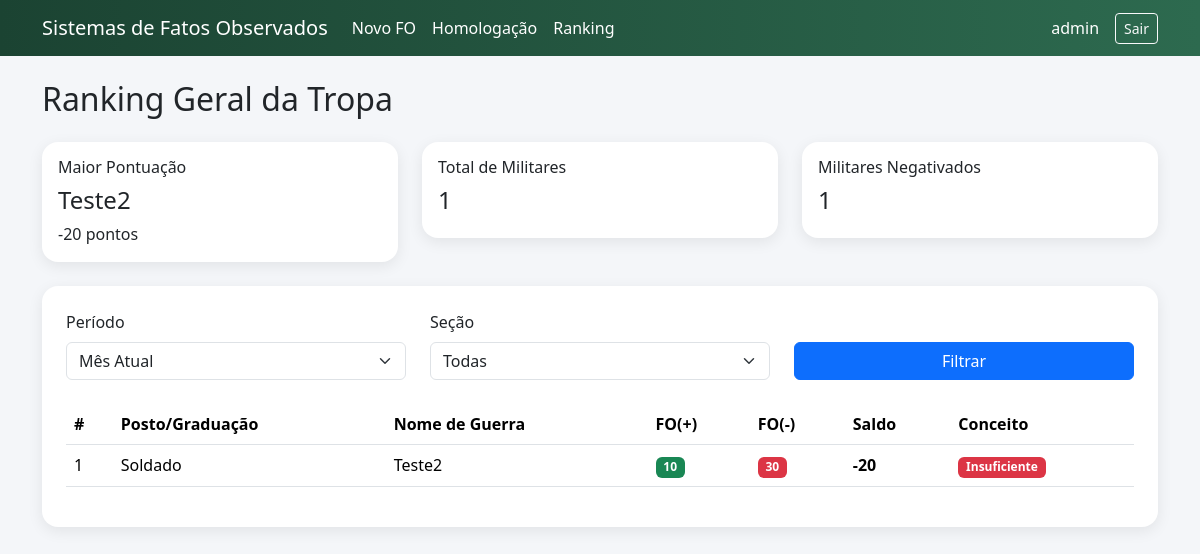
/fo/ranking (signed in), run on the app's committed database.
### app/fo/models.py (models this page shows)
class Usuario(db.Model, UserMixin):
    __tablename__ = "usuarios"
    id = db.Column(db.Integer, primary_key=True)
    username = db.Column(db.String(80), unique=True, nullable=False)
    senha_hash = db.Column(db.String(128), nullable=False)
    nivel_permissao = db.Column(db.Integer, default=1, nullable=False) # "Cadastrador", "Homologador", "Administrador"
    militar_id = db.Column(
        db.Integer,
        db.ForeignKey("militares.id", ondelete="RESTRICT"),
        nullable=False
    )
    militar = db.relationship("Militar")

class Militar(db.Model):
    __tablename__ = "militares"
    id = db.Column(db.Integer, primary_key=True)
    nome_guerra = db.Column(db.String(120), nullable=False)
    identidade_militar = db.Column(db.String(30), unique=True, nullable=False)
    id_posto_graduacao = db.Column(
        db.Integer,
        db.ForeignKey("posto_graduacao.id", ondelete="RESTRICT"),
        nullable=False
    )
    data_de_praca = db.Column(db.Date, nullable=False)
    id_secao = db.Column(
        db.Integer,
        db.ForeignKey("secoes.id", ondelete="RESTRICT"),
        nullable=False
    )
    foto_url = db.Column(db.String(255), nullable=True)
    posto_graduacao = db.relationship("PostoGraduacao")
    secao = db.relationship("Secao")

### app/fo/routes.py (the view)
@fo_bp.route("/ranking")
@login_required
def ranking():
    periodo = request.args.get("periodo", "mes")
    secao_id = request.args.get("secao_id", type=int)
    query = db.session.query(
        Militar.id.label("militar_id"),
        Militar.nome_guerra.label("nome_guerra"),
        Militar.id_posto_graduacao.label("id_posto_graduacao"),
        PostoGraduacao.nome.label("posto_grad"),
        Militar.data_de_praca.label("data_de_praca"),
        func.sum(
            case(
                (FatoObservado.sinal == "POSITIVO", FatoObservado.pontos),
                else_=0
            )
        ).label("pontos_positivos"),
        func.sum(
            case(
                (FatoObservado.sinal == "NEGATIVO", FatoObservado.pontos),
                else_=0
            )
        ).label("pontos_negativos")
    ).join(
        FatoObservado,
        FatoObservado.militar_id == Militar.id
    ).join(
        PostoGraduacao,
        Militar.id_posto_graduacao == PostoGraduacao.id
    ).filter(
        FatoObservado.status == "Publicado"
    )
    if secao_id:
        query = query.filter(Militar.id_secao == secao_id)
    query = query.group_by(
        Militar.id,
        Militar.nome_guerra,
        Militar.id_posto_graduacao,
        Militar.data_de_praca,
        PostoGraduacao.nome
    )
    resultados = query.all()
    ranking_lista = []
    for item in resultados:
        positivos = item.pontos_positivos or 0
        negativos = item.pontos_negativos or 0
        saldo = positivos - negativos
        if saldo > 100:
            conceito = "Excelente"
            badge = "primary"
        elif 51 <= saldo <= 100:
            conceito = "Muito Bom"
            badge = "success"
        elif 0 <= saldo <= 50:
            conceito = "Bom"
            badge = "warning"
        else:
            conceito = "Insuficiente"
            badge = "danger"
        ranking_lista.append({
            "militar_id": item.militar_id,
            "nome_guerra": item.nome_guerra,
            "posto_grad": item.posto_grad,
            "qtd_positivo": positivos,
            "qtd_negativo": negativos,
            "saldo": saldo,
            "conceito": conceito,
            "badge": badge,
            "id_posto_graduacao": item.id_posto_graduacao,
            "data_de_praca": item.data_de_praca
        })
    ranking_lista.sort(
        key=lambda x: (
            -x["saldo"],
            x["id_posto_graduacao"],
            x["data_de_praca"]
        )
    )
    secoes = Secao.query.order_by(Secao.nome.asc()).all()
    return render_template(
        "fo/ranking.html",
        ranking=ranking_lista,
        periodo=periodo,
        secoes=secoes
        )

### app/__init__.py (called while the page is built)
def create_app():
    app = Flask(__name__)
    app.config.from_object(Config)
    db.init_app(app)
    login_manager.init_app(app)
    migrate.init_app(app, db)
    from app.fo.models import Usuario
    @login_manager.user_loader
    def load_user(user_id):
        return Usuario.query.get(int(user_id))
    login_manager.login_view = "auth.login"
    from app.fo import fo_bp
    app.register_blueprint(fo_bp)
    from app.auth import auth_bp
    app.register_blueprint(auth_bp)
    return app

### app/templates/fo/ranking.html (shortened to what this page needs)
{% extends "base.html" %}
{% block content %}
<h2 class="mb-4">Ranking Geral da Tropa</h2>
<div class="row mb-4">
    <div class="col-md-4">
        <div class="card card-glass p-3">
            <h6>Maior Pontuação</h6>
            {% if ranking %}
                <h4>
                    {{ ranking[0].nome_guerra }}
                </h4>
                <p class="mb-0">
                    {{ ranking[0].saldo }} pontos
                </p>
            {% else %}
                <p>Nenhum dado.</p>
            {% endif %}
        </div>
    </div>
    <div class="col-md-4">
        <div class="card card-glass p-3">
            <h6>Total de Militares</h6>
            <h4>{{ ranking|length }}</h4>
        </div>
    </div>
    <div class="col-md-4">
        <div class="card card-glass p-3">
            <h6>Militares Negativados</h6>
            <h4>
                {{ ranking | selectattr('saldo', 'lt', 0) | list | length }}
            </h4>
        </div>
    </div>
</div>
<div class="card card-glass p-4">
    <form method="GET" class="row mb-4">
        <div class="col-md-4">
            <label class="form-label">Período</label>
            <select name="periodo" class="form-select">
                <option value="mes"
                    {% if periodo == 'mes' %}selected{% endif %}>
                    Mês Atual
                </option>
            </select>
        </div>
        <div class="col-md-4">
            <label class="form-label">Seção</label>
            <select name="secao_id" class="form-select">
                <option value="">Todas</option>
            </select>
        </div>
        <div class="col-md-4 d-flex align-items-end">
            <button class="btn btn-primary w-100">
                Filtrar
            </button>
        </div>
    </form>
    {% if ranking %}
    <div class="table-responsive">
        <table class="table table-hover align-middle">
            <thead>
                <tr>
                    <th>#</th>
                    <th>Posto/Graduação</th>
                    <th>Nome de Guerra</th>
                    <th>FO(+)</th>
                    <th>FO(-)</th>
                    <th>Saldo</th>
                    <th>Conceito</th>
                </tr>
            </thead>
            <tbody>
                {% for militar in ranking %}
                <tr>
                    <td>
                        {{ loop.index }}
                    </td>
                    <td>
                        {{ militar.posto_grad }}
                    </td>
                    <td>
                        {{ militar.nome_guerra }}
                    </td>
                    <td>
                        <span class="badge bg-success">
                            {{ militar.qtd_positivo }}
                        </span>
                    </td>
                    <td>
                        <span class="badge bg-danger">
                            {{ militar.qtd_negativo }}
                        </span>
                    </td>
                    <td>
                        <strong>
                            {{ militar.saldo }}
                        </strong>
                    </td>
                    <td>
                        <span class="badge bg-{{ militar.badge }}">
                            {{ militar.conceito }}
                        </span>
                    </td>
                </tr>
                {% endfor %}
            </tbody>
        </table>
    </div>
    {% else %}
    <div class="alert alert-warning">
        Nenhum resultado encontrado.
    </div>
    {% endif %}
</div>
{% endblock %}

### app/templates/base.html (shortened to what this page needs)
<!DOCTYPE html>
<html lang="pt-BR">
<head>
    <link href="https://cdn.jsdelivr.net/npm/bootstrap@5.3.3/dist/css/bootstrap.min.css" rel="stylesheet">
</head>
<body>
<nav class="navbar navbar-expand-lg navbar-dark navbar-custom mb-4">
    <div class="container">
        <a class="navbar-brand"
            href="{{ url_for('fo.ranking' )}}">
        Sistemas de Fatos Observados
        </a>
        <div class="collapse navbar-collapse"
            id="navbarNav">
            {% if current_user.is_authenticated %}
            <ul class="navbar-nav me-auto">
                <li class="nav-item">
                    <a class="nav-link"
                        href="{{ url_for('fo.novo_fo') }}">
                        Novo FO
                    </a>
                </li>
                <li class="nav-item">
                    <a class="nav-link"
                        href="{{ url_for('fo.homologacao') }}">
                        Homologação
                    </a>
                </li>
                <li class="nav-item">
                    <a class="nav-link"
                        href="{{ url_for('fo.ranking') }}">
                        Ranking
                    </a>
                </li>
            </ul>
            <div class="d-flex align-items-center gap-3">
                <span class="navbar-text">
                    {{ current_user.username }}
                </span>
                <a class="btn btn-outline-light btn-sm"
                href="{{ url_for('auth.logout') }}">
                Sair
                </a>
            </div>
            {% endif %}
        </div>
    </div>
</nav>
<div class="container">
    {% block content %}{% endblock %}
</div>
</body>
</html>

### app/templates/base.html (style rules this page uses)
body { background: #f4f6f9; }
.navbar-custom { background: linear-gradient(90deg, #1b4332, #2d6a4f); }
.navbar-brand, .nav-link, .navbar-text { color:white !important; }
.card-glass { border-radius: 16px; border:none; box-shadow: 0 4px 15px rgba(0,0,0,0.08); }

### data on the page
Usuario: username "admin"
Militar: nome_guerra "Teste2", posto_grad "Soldado", qtd_positivo "10", qtd_negativo "30", saldo "-20", conceito "Insuficiente"

### other printed values
{{ ranking[0].saldo }} "-20"
{{ ranking|length }} "1"
{{ ranking | selectattr('saldo', 'lt', 0) | list | length }} "1"
